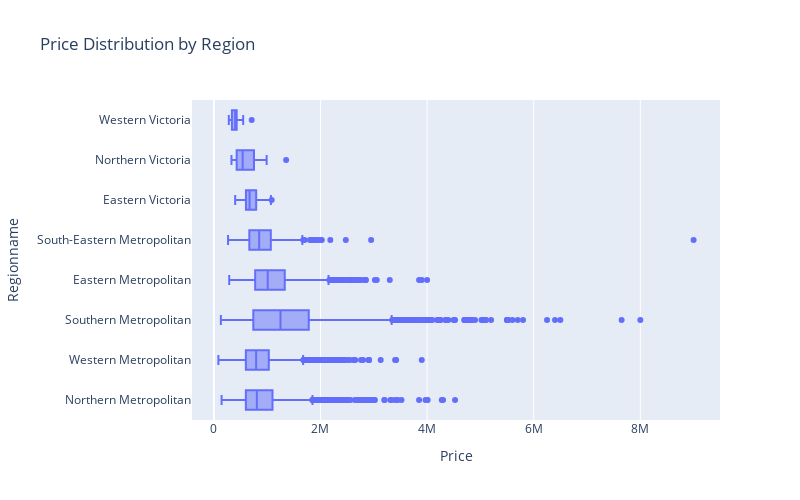

This figure's notebook cell:
### Code cell
fig = px.box(df, x="Price", y="Regionname", title = 'Price Distribution by Region', width=800, height=500)
fig.show()

### Figure 1 — Plotly figure (JSON) as saved in the notebook; plotly's stock layout.template omitted (floating-point values rounded to 4 significant figures; data arrays with more than 128 entries replaced by an {"elided": "..."} marker saying what was removed)
{"data": [{"alignmentgroup": "True", "hovertemplate": "Price=%{x}<br>Regionname=%{y}<extra></extra>", "legendgroup": "", "marker": {"color": "#636efa"}, "name": "", "notched": false, "offsetgroup": "", "orientation": "h", "showlegend": false, "x": {"elided": "13580 int values"}, "x0": " ", "xaxis": "x", "y": {"elided": "13580 str values"}, "y0": " ", "yaxis": "y", "type": "box"}], "layout": {"xaxis": {"anchor": "y", "domain": [0, 1], "title": {"text": "Price"}, "type": "linear", "range": [-410300.0, 9495000.0], "autorange": true}, "yaxis": {"anchor": "x", "domain": [0, 1], "title": {"text": "Regionname"}, "type": "category", "range": [-0.5, 7.5], "autorange": true}, "legend": {"tracegroupgap": 0}, "title": {"text": "Price Distribution by Region"}, "boxmode": "group", "height": 500, "width": 800}}
